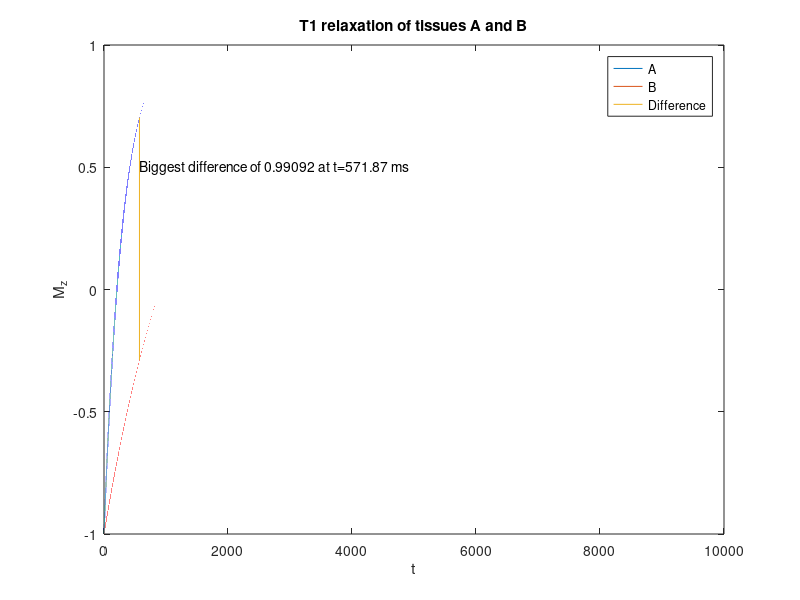

This figure's MATLAB source:
t = 0:0.01:10000;

%First curve
A = 1 - 2*exp(-t/300);
B = 1 - 2*exp(-t/1300);

%Plot
figure
plot(t,A)
hold on
plot(t,B)
title('T1 relaxation of tissues A and B')
xlabel('t')
ylabel('M_z')

%Find difference
[biggest_diff, loc] = max(abs(A-B));
biggest_diff_time = t(loc);

%Indicate on graph
plot([biggest_diff_time, biggest_diff_time], [A(loc), B(loc)])
txt = ['Biggest difference of ', num2str(biggest_diff), ' at t=', num2str(biggest_diff_time), ' ms'];
text(biggest_diff_time, max(B)/2, txt)
legend('A','B','Difference')